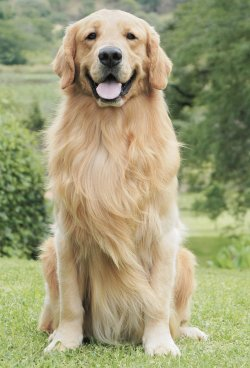
#> input picture CSC420/CSC420/A3/3.jpg, 250 x 368 px, found by its file name
$ jupyter execute --allow-errors CSC420A3.ipynb   (shell and % lines are left out)   (older library calls are emulated)
#> lines starting #> are read from the running program, lines starting #| are printed output that depends on the picture; after the words box and inside, x2 and y2 are one past the last pixel; in counts of white or black regions, pixels touching at a corner belong together
[cell 1]
# mount your google drive
from google.colab import drive

# This will prompt for authorization.
drive.mount('/content/drive')

# Q1.3

[cell 2]
import cv2
from pylab import *
import numpy as np
import matplotlib.pyplot as plt
from scipy import ndimage
from scipy.ndimage import filters
from scipy import spatial

[cell 3]
img = np.zeros([1000,1000,3],dtype=np.uint8)
img.fill(255)
img[450:550, 450:550] = [0, 0, 0]
plt.imshow(img, interpolation='nearest')
plt.show()
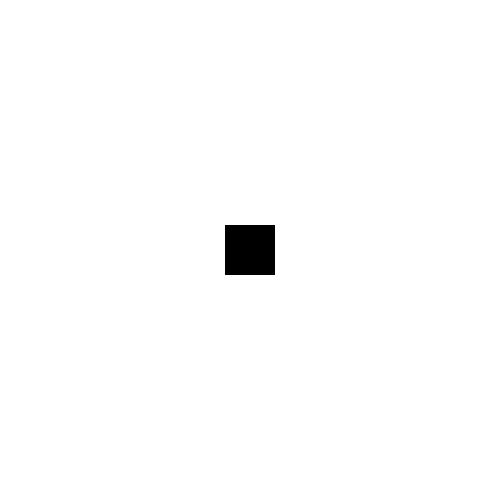
#> shown: shape (1000, 1000, 3) (shown at 1/2 size); 99% white; 1 black region, box (x1, y1, x2, y2) and area: (450, 450, 550, 550) 10000

[cell 4]
def LoG(sigma):
    n = 1000 # filter size
    y,x = np.ogrid[-n//2:n//2+1,-n//2:n//2+1]
    y_filter = np.exp(-(y*y/(2.*sigma*sigma)))
    x_filter = np.exp(-(x*x/(2.*sigma*sigma)))
    final_filter = (1/(np.pi*sigma**2))*((x*x + y*y)/(2*sigma**2)-1) *  (x_filter*y_filter)
    return final_filter

sigma = 40
filter_log = LoG(sigma) #filter generation
laplacian = cv2.filter2D(img,-1,filter_log) # convolving image
print(np.amax(abs(laplacian)))
plt.imshow(laplacian)
plt.show()
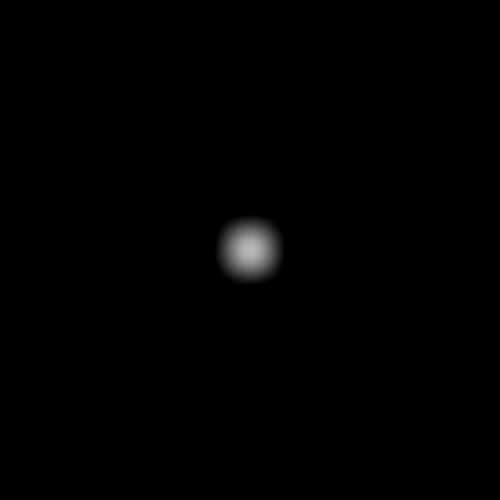
#> shown: shape (1000, 1000, 3) (shown at 1/2 size); min 0, max 184, mean 1.2

# Q3

[cell 5]
import skimage.io, skimage.color
import numpy as np
import matplotlib.pyplot as plt
import cv2
import math
import matplotlib

#> (a cell that did not finish here is left out)

[cell 7]
img = cv2.imread("/content/drive/My Drive/3.jpg", cv2.IMREAD_GRAYSCALE)
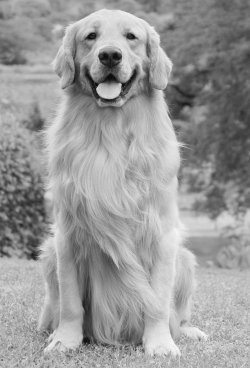
#> img: shape (368, 250); min 4, max 252, mean 154.4
horizontal_mask = np.array([-1, 0, 1])
vertical_mask = np.array([[-1],
                             [0],
                             [1]])

#> (the rest of this cell did not finish here and is left out)

#> (a cell that did not finish here is left out)

[cell 9]
def normalize(grid):
  normalized_hog = np.zeros((grid.shape[0]-1, grid.shape[1]-1, 24))
  for i in range(grid.shape[0] - 1):
    for j in range(grid.shape[1] - 1):
      entries = list(grid[i][j]) + list(grid[i+1][j]) + list(grid[i][j+1]) + list(grid[i+1][j+1])
      for entry_index in range(len(entries)):
          entries[entry_index] = entries[entry_index]/((sum(np.array(entries)**2)+0.001**2)**0.5)
      normalized_hog[i][j] = entries
  return normalized_hog

def save_to_txt(txt_name, histo):
  histo = histo.reshape((histo.shape[0]*histo.shape[1],  histo.shape[2]))
  np.savetxt(txt_name, histo)
#> (the rest of this cell did not finish here and is left out)

[cell 10]
img2 = cv2.imread("/content/drive/My Drive/BA-without flash.jpg", cv2.IMREAD_GRAYSCALE)
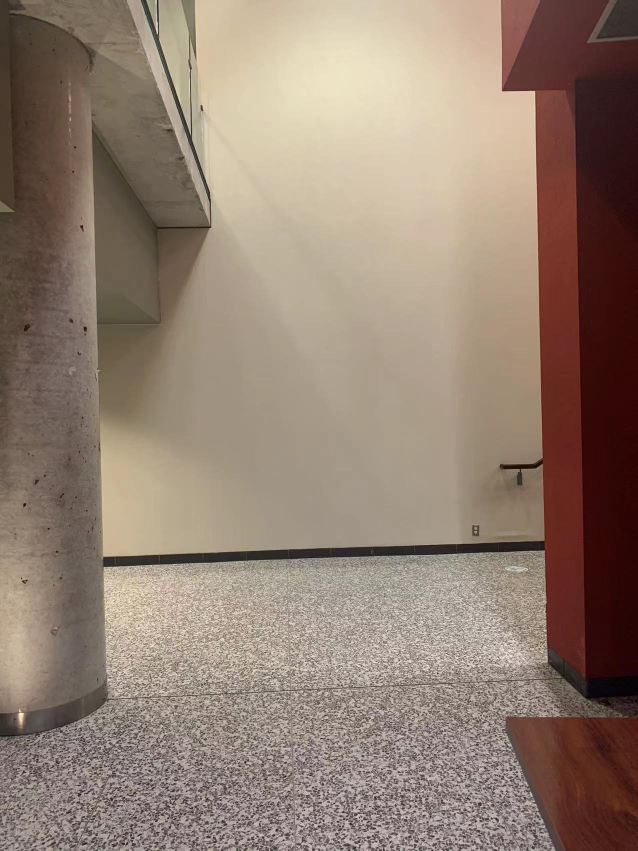
#> input picture CSC420/CSC420/A3/BA-without flash.jpg, 1276 x 1702 px, found by its file name (shown at 1/2 size)
#> img2: shape (1702, 1276); min 0, max 255, mean 131.1
img3 = cv2.imread("/content/drive/My Drive/BA-with flash.jpg", cv2.IMREAD_GRAYSCALE)
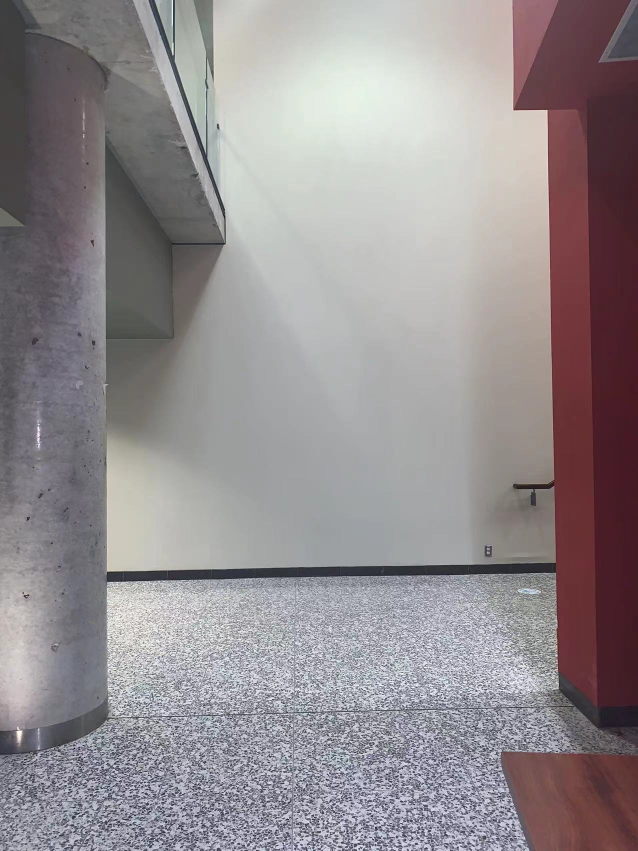
#> input picture CSC420/CSC420/A3/BA-with flash.jpg, 1276 x 1702 px, found by its file name (shown at 1/2 size)
#> img3: shape (1702, 1276); min 0, max 255, mean 142.8

[cell 11]
res2 = cv2.resize(img2, dsize=(230, 286), interpolation=cv2.INTER_CUBIC)
res3 = cv2.resize(img3, dsize=(230, 286), interpolation=cv2.INTER_CUBIC)
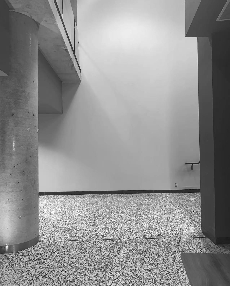
#> res3: shape (286, 230); min 4, max 255, mean 142.9

#> (a cell that did not finish here is left out)

#> (a cell that did not finish here is left out)

#> (a cell that did not finish here is left out)

#> (a cell that did not finish here is left out)

# Q4

[cell 16]
import numpy as np
import matplotlib.pyplot as plt
import cv2
import math
from PIL import Image
from numpy import linalg as la

[cell 17]
img4 = cv2.imread("/content/drive/My Drive/Sandford_Fleming_Building_2011_Toronto.jpg")
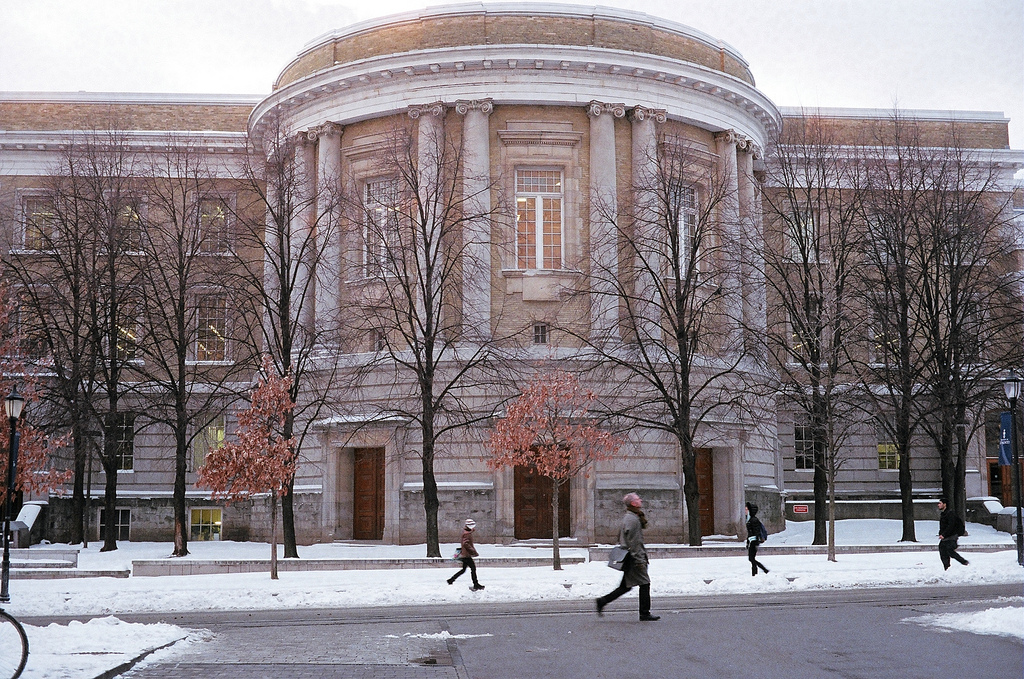
#> input picture CSC420/CSC420/A3/Sandford_Fleming_Building_2011_Toronto.jpg, 1024 x 679 px, found by its file name
#> img4 is the input picture: shape (679, 1024, 3); mean B, G, R 134.2, 129.2, 137.7
img5 = cv2.imread("/content/drive/My Drive/Uoft_SF-01.jpg")
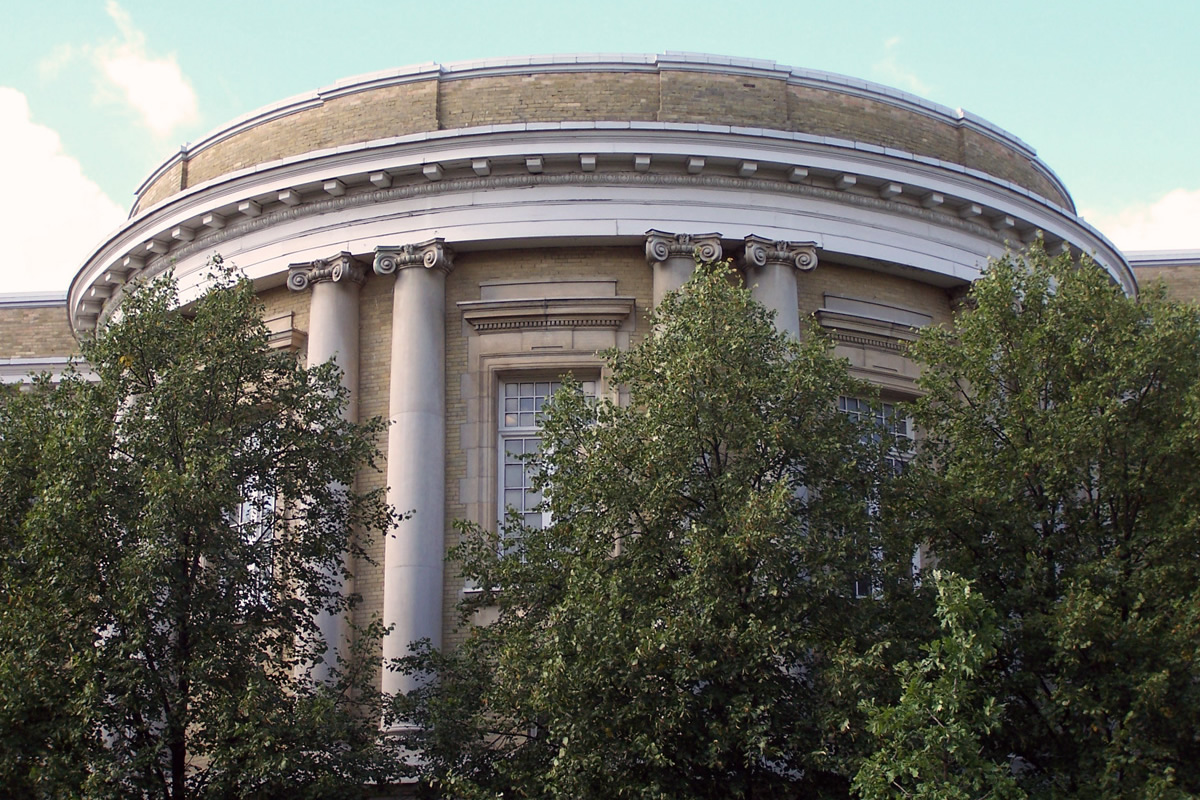
#> input picture CSC420/CSC420/A3/Uoft_SF-01.jpg, 1200 x 800 px, found by its file name
#> img5 is the input picture: shape (800, 1200, 3); mean B, G, R 101, 108.9, 107.6

[cell 18]
def SecondMomentMatrix(image, window):
    gray = cv2.cvtColor(image, cv2.COLOR_BGR2GRAY)

    blur = cv2.GaussianBlur(gray,(5,5),7)
    Ix = cv2.Sobel(blur, cv2.CV_64F, 1, 0, ksize=5)
    Iy = cv2.Sobel(blur, cv2.CV_64F, 0, 1, ksize=5)

    IxIy = np.multiply(Ix, Iy)
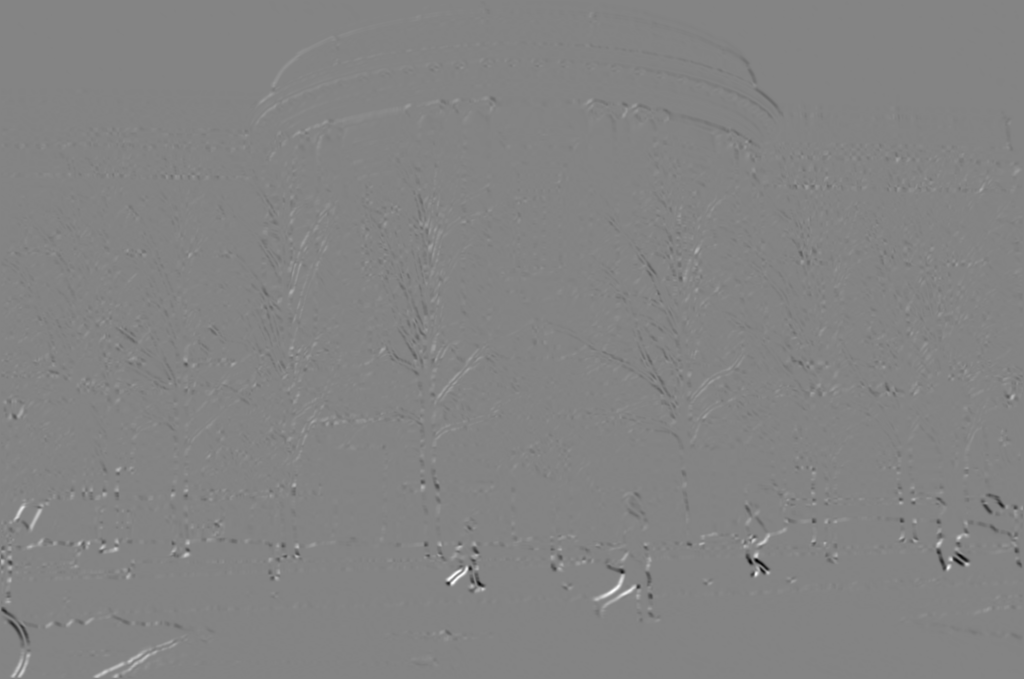
#> IxIy: shape (679, 1024) float64; min -18188544, max 16942043, mean 208.3; drawn with min black and max white
    Ix2 = np.multiply(Ix, Ix)
    Iy2 = np.multiply(Iy, Iy)

    Ix2_blur = cv2.GaussianBlur(Ix2,(7,7),10)
    Iy2_blur = cv2.GaussianBlur(Iy2,(7,7),10)
    IxIy_blur = cv2.GaussianBlur(IxIy,(7,7),10)

    lambda0 = np.zeros(gray.shape)
    lambda1 = np.zeros(gray.shape)
    for x in range(image.shape[0] - window.shape[0]):
        for y in range(image.shape[1] - window.shape[1]):
            #calculate every M matrix
            M_matrix = [[0, 0], [0, 0]]
            for m in range(window.shape[0]):
                for n in range(window.shape[1]):
                    temp_matrix = np.array([[Ix2_blur[x+m][y+n], IxIy_blur[x+m][y+n]], [IxIy_blur[x+m][y+n], Iy2_blur[x+m][y+n]]])
                    M_matrix += window[m][n] * temp_matrix
            #find the eigenvalues:
            eigvals, eigvecs = la.eig(M_matrix)
            eigvals = eigvals.real
            lambda0[x][y] = eigvals[0]
            lambda1[x][y] = eigvals[1]
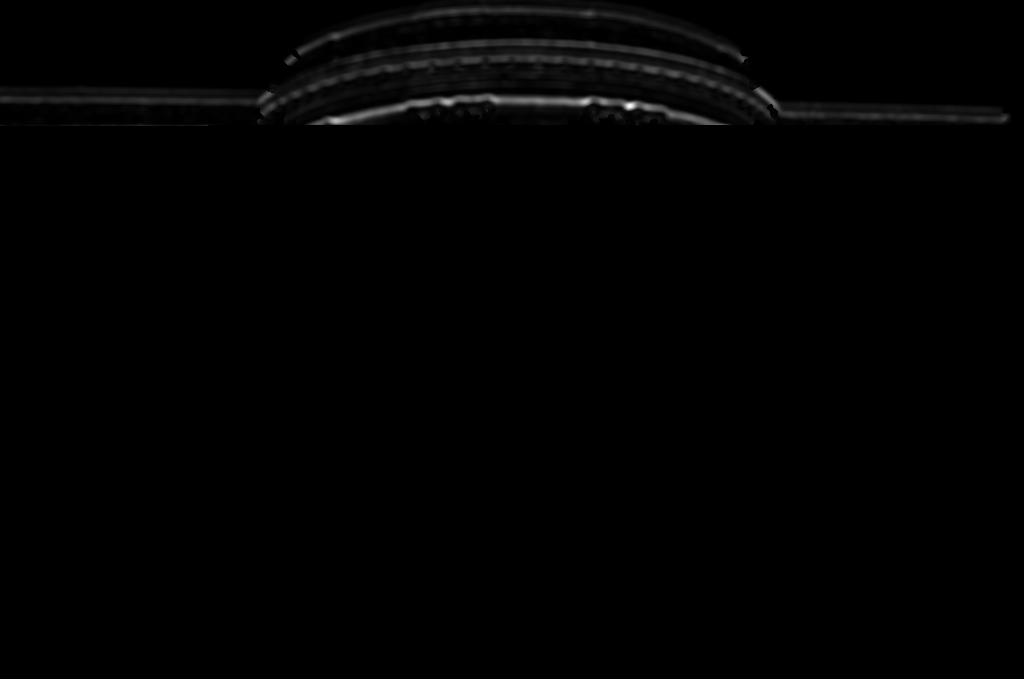
#> lambda1: shape (679, 1024) float64; min 0, max 7983102.4, mean 63964.3; drawn with min black and max white
    return lambda0, lambda1

def gkern(w, l, sig):
    """
    parameters:
    w: width of the filter matrix
    l: length of the filter matrix
    sig: scale
    Return 2D guassian matrix with widthw and length l, scale sig.
    """
    # Return number of l evenly spaced numbers over the ientrval represents w and l in formula
    w = np.linspace(-(w-1), w-1, w)
    l = np.linspace(-(l-1), l-1, l)

    # create saparate filter of w and l
    gauss_w = np.exp(-np.square(w)/ np.square(sig)) * math.sqrt((2*math.pi*np.square(sig)))
    gauss_l = np.exp(-np.square(l)/ np.square(sig)) * math.sqrt((2*math.pi*np.square(sig)))

    # multiply two part together to get gaussian filter
    gauss = np.outer(gauss_w, gauss_l)
    return gauss / np.sum(gauss)
